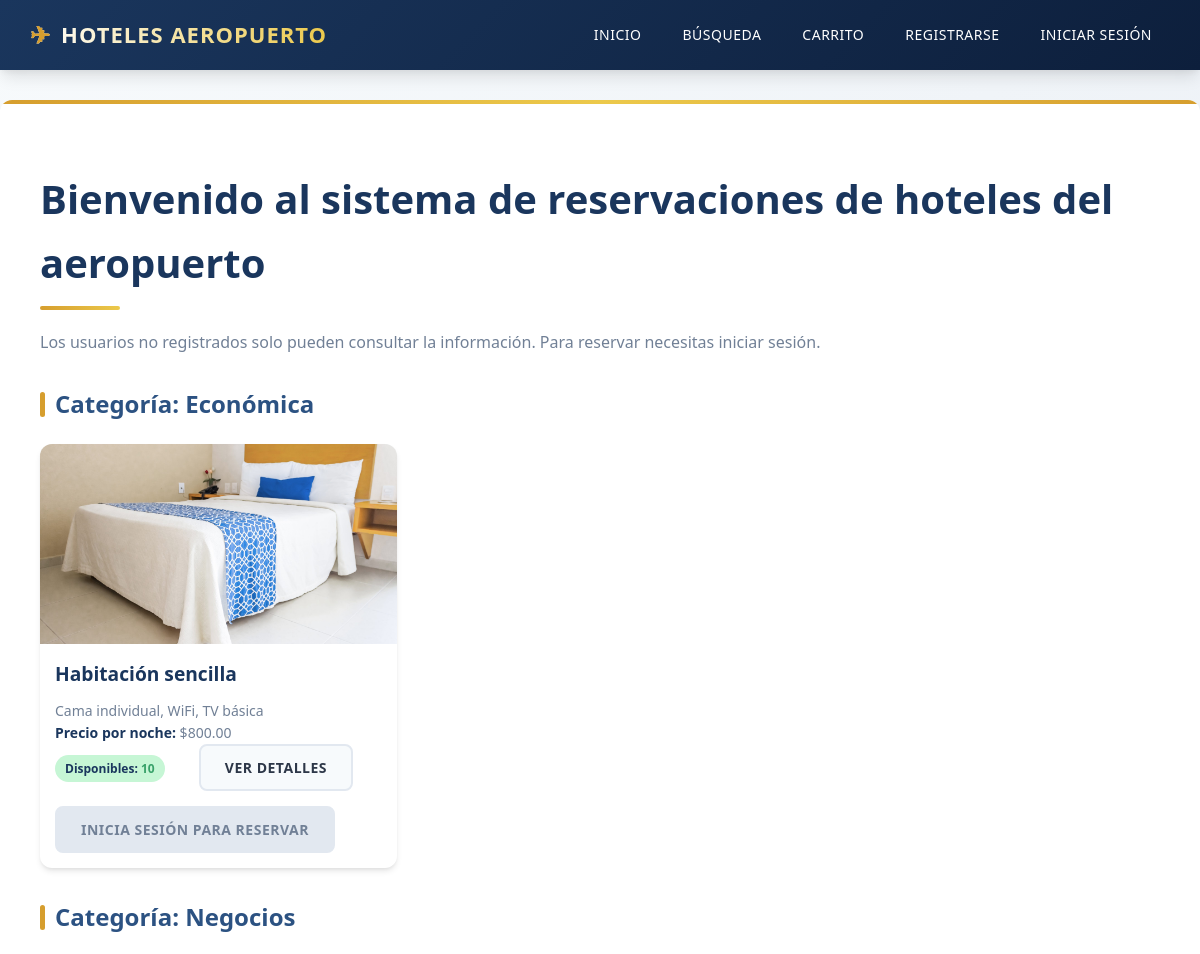
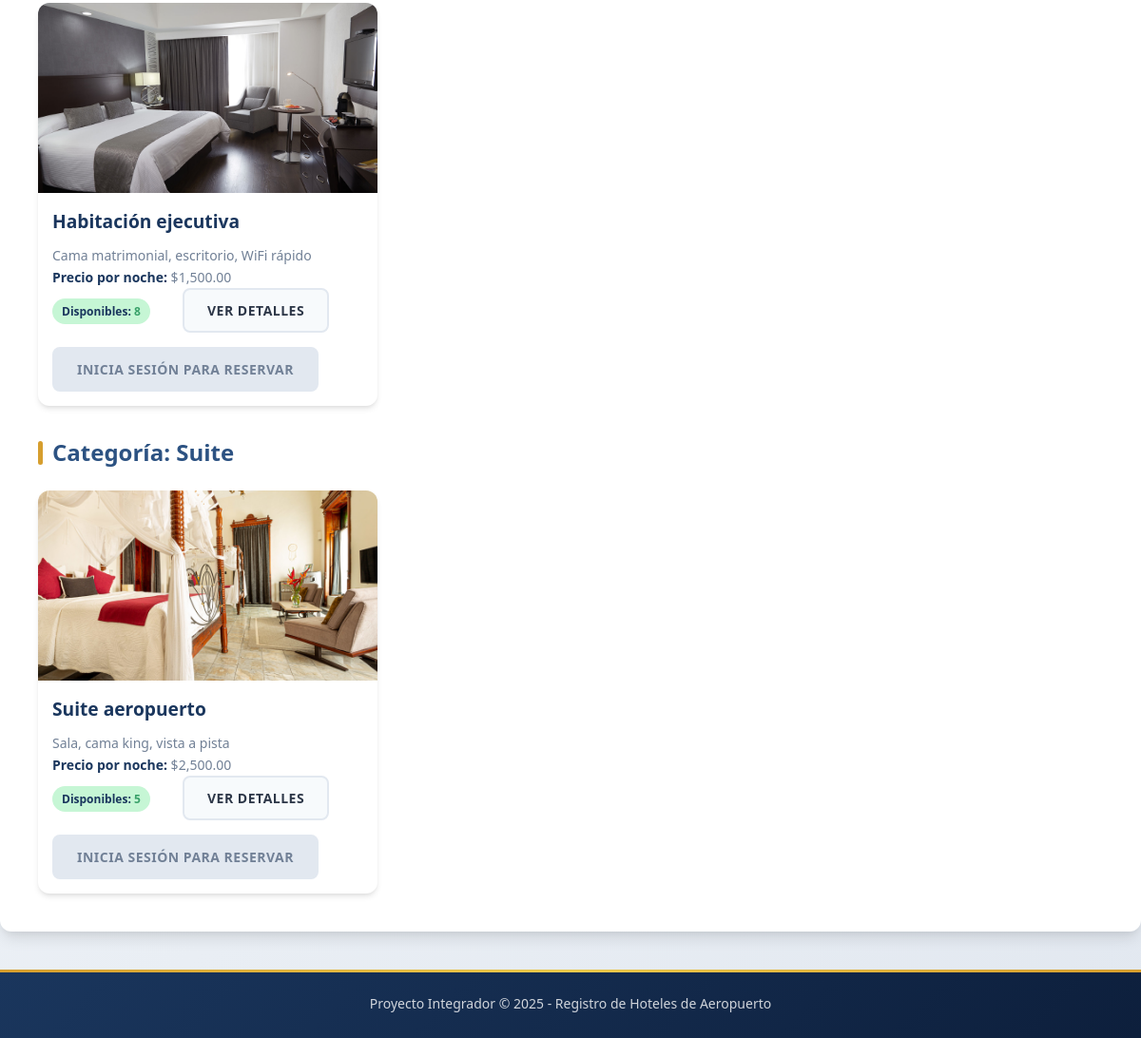
The page / on the database its author committed (2 pictures, top to bottom).
### tables this page shows
CREATE TABLE IF NOT EXISTS habitaciones (
    id INT AUTO_INCREMENT PRIMARY KEY,
    id_categoria INT NOT NULL,
    nombre VARCHAR(100) NOT NULL,
    descripcion_corta VARCHAR(255) NOT NULL,
    descripcion_larga TEXT,
    precio_noche DECIMAL(10,2) NOT NULL,
    disponibles INT NOT NULL DEFAULT 0,
    imagen VARCHAR(100) NOT NULL,
    CONSTRAINT fk_habitaciones_categorias
      FOREIGN KEY (id_categoria)
      REFERENCES categorias(id)
      ON DELETE CASCADE ON UPDATE CASCADE
);

CREATE TABLE IF NOT EXISTS categorias (
    id INT AUTO_INCREMENT PRIMARY KEY,
    nombre VARCHAR(50) NOT NULL
);

### index.php (the view, shortened to what this page needs)
<?php
require_once __DIR__ . "/header.php";
require_once __DIR__ . "/conexion.php";
$esAdmin   = isset($_SESSION["tipo"]) && $_SESSION["tipo"] === "admin";
$esHuesped = isset($_SESSION["tipo"]) && $_SESSION["tipo"] === "huesped";
$tablaImagenesExiste = $conexion->query("SHOW TABLES LIKE 'habitacion_imagenes'")->num_rows > 0;
$sql = "SELECT h.id, h.nombre, h.descripcion_corta, h.precio_noche,
               h.disponibles, c.nombre AS categoria, h.imagen AS imagen_original
        FROM habitaciones h
        INNER JOIN categorias c ON h.id_categoria = c.id
        ORDER BY c.nombre, h.nombre";
$resultado = $conexion->query($sql);
?>
<h1>Bienvenido al sistema de reservaciones de hoteles del aeropuerto</h1>
<p>Los usuarios no registrados solo pueden consultar la información. Para reservar necesitas iniciar sesión.</p>
<?php
$categoriaActual = "";
while ($fila = $resultado->fetch_assoc()):
    if ($fila["categoria"] !== $categoriaActual) {
        if ($categoriaActual !== "") {
            echo "</div>";
        }
        $categoriaActual = $fila["categoria"];
        echo "<h2>Categoría: " . htmlspecialchars($categoriaActual) . "</h2>";
        echo '<div class="lista-habitaciones">';
    }
    $listaImagenes = [];
    if ($tablaImagenesExiste) {
        $stmtImg = $conexion->prepare("SELECT nombre_archivo FROM habitacion_imagenes WHERE id_habitacion = ?");
        $stmtImg->bind_param("i", $fila["id"]);
        $stmtImg->execute();
        $imagenes = $stmtImg->get_result();
        while ($img = $imagenes->fetch_assoc()) {
            $listaImagenes[] = $img["nombre_archivo"];
        }
    }
?>
    <div class="habitacion">
        <div class="habitacion-carrusel">
            <?php if (!empty($listaImagenes)): ?>
                <div class="carrusel" id="carrusel-<?php echo $fila["id"]; ?>">
                    <div class="carrusel-contenedor">
                        <?php foreach ($listaImagenes as $img): ?>
                            <div class="carrusel-slide">
                                <img src="<?php echo $GLOBALS["raiz_sitio"]; ?>imagenes/<?php echo htmlspecialchars($img); ?>"
                                     alt="Imagen habitación"
                                     onclick="abrirModal('<?php echo $GLOBALS["raiz_sitio"]; ?>imagenes/<?php echo htmlspecialchars($img); ?>')">
                            </div>
                        <?php endforeach; ?>
                    </div>
                </div>
            <?php else: ?>
                <div class="sin-imagen">Sin imagen</div>
            <?php endif; ?>
        </div>
        <h3><?php echo htmlspecialchars($fila["nombre"]); ?></h3>
        <p><?php echo htmlspecialchars($fila["descripcion_corta"]); ?></p>
        <p><strong>Precio por noche:</strong> $<?php echo number_format($fila["precio_noche"], 2); ?></p>
        <p><strong>Disponibles:</strong> <?php echo (int)$fila["disponibles"]; ?></p>
        <button type="button"
                onclick="mostrarDetallesHabitacion(
                    '<?php echo htmlspecialchars($fila["nombre"], ENT_QUOTES); ?>',
                    '<?php echo htmlspecialchars($fila["descripcion_corta"], ENT_QUOTES); ?>',
                    '<?php echo number_format($fila["precio_noche"], 2); ?>'
                );">
            Ver detalles
        </button>
        <?php if ($esAdmin || $esHuesped): ?>
            <button type="button"
                    onclick="agregarAlCarrito(
                        <?php echo (int)$fila['id']; ?>,
                        '<?php echo htmlspecialchars($fila["nombre"], ENT_QUOTES); ?>',
                        <?php echo (float)$fila['precio_noche']; ?>
                    );">
                Agregar al carrito
            </button>
        <?php else: ?>
            <button type="button" disabled title="Inicia sesión para reservar">
                Inicia sesión para reservar
            </button>
        <?php endif; ?>
    </div>
<?php endwhile; ?>
<?php if ($categoriaActual !== ""): ?>
    </div>
<?php endif; ?>
<?php
require_once __DIR__ . "/footer.php";
?>

### header.php (shortened to what this page needs)
<!DOCTYPE html>
<html lang="es">
<head>
    <link rel="stylesheet" href="<?php echo $GLOBALS["raiz_sitio"]; ?>css/estilos.css">
</head>
<body>
<?php include __DIR__ . "/navbar.php"; ?>
<div class="contenedor">

### navbar.php (shortened to what this page needs)
<?php
$esAdmin   = isset($_SESSION["tipo"]) && $_SESSION["tipo"] === "admin";
$esHuesped = isset($_SESSION["tipo"]) && $_SESSION["tipo"] === "huesped";
$raiz = $GLOBALS["raiz_sitio"];
?>
<nav class="nav">
    <div class="nav-logo">Hoteles Aeropuerto</div>
    <ul class="nav-menu">
        <li><a href="<?php echo $raiz; ?>index.php">Inicio</a></li>
        <li><a href="<?php echo $raiz; ?>admin/buscar.php">Búsqueda</a></li>
        <li><a href="<?php echo $raiz; ?>admin/carrito.php">Carrito</a></li>
        <?php if (!$esAdmin && !$esHuesped): ?>
            <li><a href="<?php echo $raiz; ?>registro.php">Registrarse</a></li>
        <?php endif; ?>
        <?php if ($esAdmin || $esHuesped): ?>
            <li><a href="<?php echo $raiz; ?>logout.php">Cerrar sesión (<?php echo htmlspecialchars($_SESSION["usuario"]); ?>)</a></li>
        <?php else: ?>
            <li><a href="<?php echo $raiz; ?>login.php">Iniciar sesión</a></li>
        <?php endif; ?>
    </ul>
</nav>

### footer.php
</div>
<footer class="pie">
    <p>Proyecto Integrador &copy; 2025 - Registro de Hoteles de Aeropuerto</p>
</footer>
</body>
</html>

### rows shown on the page
habitaciones: id_categoria.nombre "Económica", nombre "Habitación sencilla", descripcion_corta "Cama individual, WiFi, TV básica", precio_noche "800.00", disponibles "10"
habitaciones: id_categoria.nombre "Negocios", nombre "Habitación ejecutiva", descripcion_corta "Cama matrimonial, escritorio, WiFi rápido", precio_noche "1,500.00", disponibles "8"
habitaciones: id_categoria.nombre "Suite", nombre "Suite aeropuerto", descripcion_corta "Sala, cama king, vista a pista", precio_noche "2,500.00", disponibles "5"
